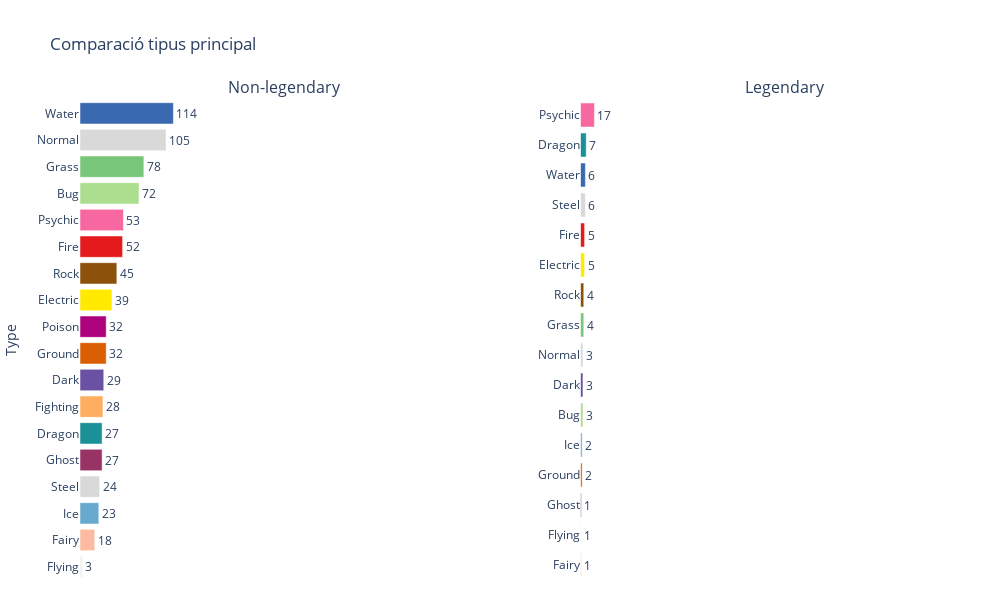

Here is the notebook cell this chart was saved with:
### Markdown cell above
Seguidament compararem el tipus principal i secundari dels Pokémon No-Legendaris i els Legendaris

### Code cell
count_type1 = df.groupby('type1').size().sort_values(ascending=True)
count_type1.index = count_type1.index.map(lambda x: x.capitalize())
count_type1_leg = df[df.is_legendary == 1].groupby('type1').size().sort_values(ascending=True)
count_type1_leg.index = count_type1_leg.index.map(lambda x: x.capitalize())

fig = make_subplots(rows=1, cols=2, subplot_titles=("Non-legendary", "Legendary"),
                    )

for idx, typ in enumerate([count_type1, count_type1_leg]):
    fig.add_trace(go.Bar(y=typ.index, x=typ.values, 
                       text=typ.values, textposition='outside',
                       orientation='h',
                       marker_color=typ.index.map(dict_color_types),
                       name="Type "+str(idx+1),
                       ),
                       row=1, col=idx+1)
    if idx == 1: # update range to show text on bars
        fig.update_xaxes(visible=False, range=[0, 500], row=1, col=idx+1) 
    else:
        fig.update_xaxes(visible=False, range=[0, 500], row=1, col=idx+1)

fig.update_layout(title="Comparació tipus principal",
                 template='plotly_white', width=1000, height=600,
                 showlegend=False,
                 margin=dict(l=40, r=10, t=100, b=20),
                 yaxis_title="Type",
                 )

fig.show()

### Figure 1 — Plotly figure (JSON) as saved in the notebook; plotly's stock layout.template omitted (floating-point values rounded to 4 significant figures)
{"data": [{"marker": {"color": ["#f0f0f0", "#fcbba1", "#67a9cf", "#d9d9d9", "#993366", "#1c9099", "#fdae61", "#6a51a3", "#d95f02", "#ae017e", "#ffea00", "#8c510a", "#e41a1c", "#f768a1", "#addd8e", "#78c679", "#d9d9d9", "rgb(57, 106, 177)"]}, "name": "Type 1", "orientation": "h", "text": [3, 18, 23, 24, 27, 27, 28, 29, 32, 32, 39, 45, 52, 53, 72, 78, 105, 114], "textposition": "outside", "type": "bar", "x": [3, 18, 23, 24, 27, 27, 28, 29, 32, 32, 39, 45, 52, 53, 72, 78, 105, 114], "xaxis": "x", "y": ["Flying", "Fairy", "Ice", "Steel", "Ghost", "Dragon", "Fighting", "Dark", "Ground", "Poison", "Electric", "Rock", "Fire", "Psychic", "Bug", "Grass", "Normal", "Water"], "yaxis": "y"}, {"marker": {"color": ["#fcbba1", "#f0f0f0", "#993366", "#d95f02", "#67a9cf", "#addd8e", "#6a51a3", "#d9d9d9", "#78c679", "#8c510a", "#ffea00", "#e41a1c", "#d9d9d9", "rgb(57, 106, 177)", "#1c9099", "#f768a1"]}, "name": "Type 2", "orientation": "h", "text": [1, 1, 1, 2, 2, 3, 3, 3, 4, 4, 5, 5, 6, 6, 7, 17], "textposition": "outside", "type": "bar", "x": [1, 1, 1, 2, 2, 3, 3, 3, 4, 4, 5, 5, 6, 6, 7, 17], "xaxis": "x2", "y": ["Fairy", "Flying", "Ghost", "Ground", "Ice", "Bug", "Dark", "Normal", "Grass", "Rock", "Electric", "Fire", "Steel", "Water", "Dragon", "Psychic"], "yaxis": "y2"}], "layout": {"annotations": [{"font": {"size": 16}, "showarrow": false, "text": "Non-legendary", "x": 0.225, "xanchor": "center", "xref": "paper", "y": 1, "yanchor": "bottom", "yref": "paper"}, {"font": {"size": 16}, "showarrow": false, "text": "Legendary", "x": 0.775, "xanchor": "center", "xref": "paper", "y": 1, "yanchor": "bottom", "yref": "paper"}], "height": 600, "margin": {"b": 20, "l": 40, "r": 10, "t": 100}, "showlegend": false, "title": {"text": "Comparació tipus principal"}, "width": 1000, "xaxis": {"anchor": "y", "domain": [0, 0.45], "range": [0, 500], "visible": false}, "xaxis2": {"anchor": "y2", "domain": [0.55, 1], "range": [0, 500], "visible": false}, "yaxis": {"anchor": "x", "domain": [0, 1], "title": {"text": "Type"}}, "yaxis2": {"anchor": "x2", "domain": [0, 1]}}}
